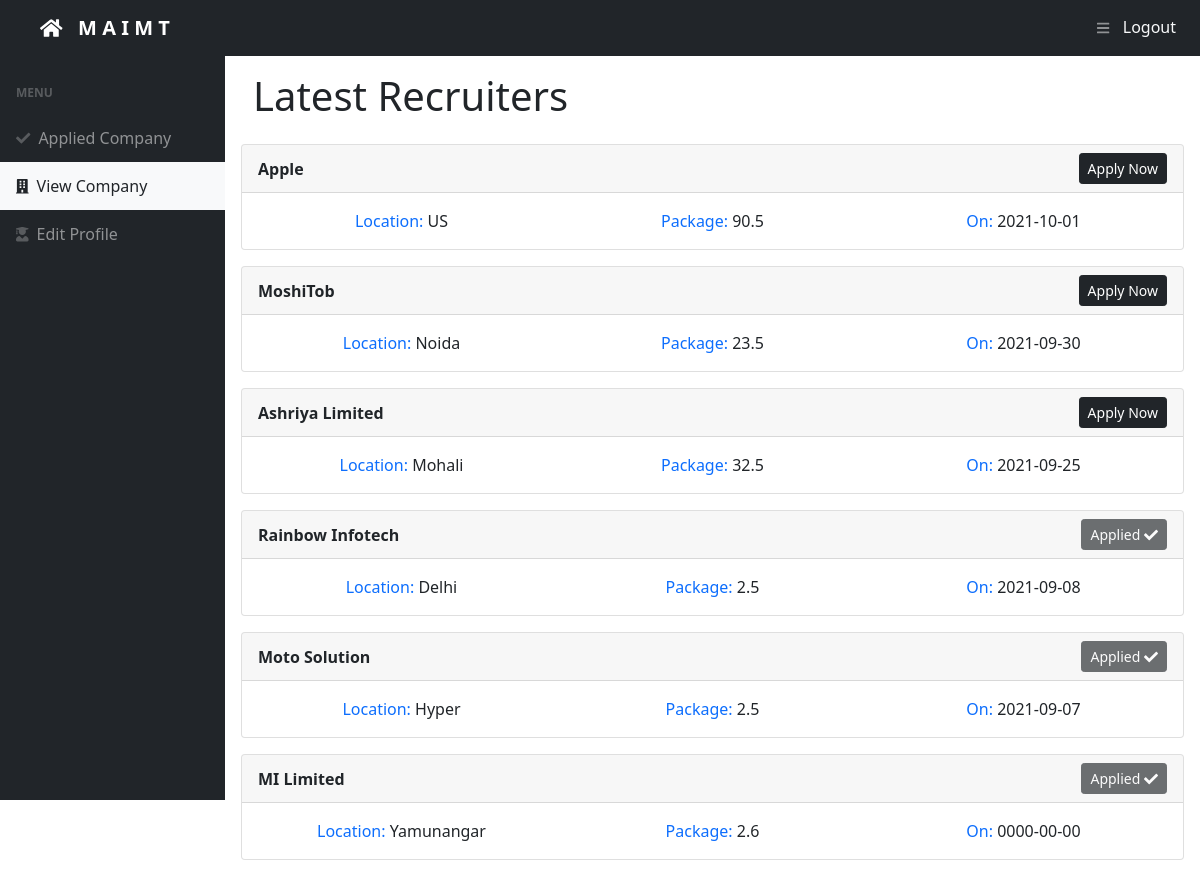
Screenshot of /dashboard/student/view.php (signed in) with the database file from the repository.
### tables this page shows
CREATE TABLE `company` (
  `id` mediumint(8) UNSIGNED NOT NULL,
  `name` varchar(100) NOT NULL,
  `package` varchar(5) NOT NULL,
  `location` varchar(100) NOT NULL,
  `date` date NOT NULL DEFAULT current_timestamp()
);

### dashboard/student/view.php (the view, shortened to what this page needs)
<?php
if (isset($_SESSION) && $_SESSION['login'] === true && $_SESSION['type'] === 'student') {
    require_once '../../config/db_con.php';
    $id = $_SESSION['id'];
    $q = "SELECT * FROM company order by date desc";
    $result = $con->query($q);
    $q = "SELECT company_id as cid FROM applied where student_id=$id";
    $result2 = $con->query($q);
    $applied = array();
    while ($row = $result2->fetch_assoc()) {
        array_push($applied, $row['cid']);
    }
} else exit(header("Location: ../../login.php")); ?>
<!DOCTYPE html>
<html lang="en">
<head>
    <link href="./css/styles.css" rel="stylesheet" />
</head>
<body class="sb-nav-fixed">
    <nav class="sb-topnav navbar navbar-expand navbar-dark bg-dark d-flex justify-content-between px-4">
        <a style="font-weight: 600;" class="navbar-brand ps-3" href="../../index.php"><i class="fas fa-home"></i> &nbsp; M A I M T</a>
        <div class="w-100 text-end">
            <button class="btn btn-link btn-sm order-1 order-lg-0 me-4 me-lg-0 " id="sidebarToggle" href="#!">
                <i class="fas fa-bars"></i>
            </button>
            <a class="text-decoration-none text-light" href="../../logout.php">Logout</a>
        </div>
    </nav>
    <div id="layoutSidenav">
        <div id="layoutSidenav_nav">
            <nav class="sb-sidenav accordion sb-sidenav-dark" id="sidenavAccordion">
                <div class="sb-sidenav-menu">
                    <div class="nav">
                        <div class="sb-sidenav-menu-heading">MENU</div>
                        <a class="nav-link " href="./index.php">
                            <div class="sb-nav-link-icon"><i class="fas fa-check"></i>
                            </div>
                            Applied Company
                        </a>
                        <a class="nav-link bg-light text-dark" href="#">
                            <div class="sb-nav-link-icon text-dark"><i class="fas fa-building"></i>
                            </div>
                            View Company
                        </a>
                        <a class="nav-link" href="./edit.php">
                            <div class="sb-nav-link-icon"><i class="fas fa-user-graduate"></i>
                            </div>
                            Edit Profile
                        </a>
                    </div>
                </div>
            </nav>
        </div>
        <div id="layoutSidenav_content">
            <main class="p-3">
                <div class="container-fluid">
                    <h1>Latest Recruiters</h1>
                    <div class="row my-3">
                        <?php while ($row = $result->fetch_assoc()) { ?>
                            <div class="card col-12 my-2">
                                <div class="card-header d-flex justify-content-between align-items-center">
                                    <div class="fs-6 fw-bold"><?php echo $row['name']; ?></div>
                                    <?php $flag = false;
                                    foreach ($applied as $aid) {
                                        if ($row['id'] == $aid) {
                                            $flag = true;
                                            break;
                                        }
                                    } ?>
                                    <?php if ($flag) { ?>
                                        <a href="#" class="btn btn-dark btn-sm disabled">Applied <i class="fas fa-check"></i></a>
                                    <?php } else { ?>
                                        <a href="./apply.php?cid=<?php echo $row['id']; ?>" class="btn btn-dark btn-sm">Apply Now</a>
                                    <?php } ?>
                                </div>
                                <div class="card-body row justify-content-between">
                                    <div class="col-sm-6 col-lg-4 fs-6 text-center">
                                        <span class="text-primary" style="font-weight: 500;">Location:</span> <?php echo $row['location']; ?>
                                    </div>
                                    <div class="col-sm-6 col-lg-4 fs-6 text-center">
                                        <span class="text-primary" style="font-weight: 500;">Package:</span> <?php echo $row['package']; ?>
                                    </div>
                                    <div class="col-sm-6 col-lg-4 fs-6 text-center">
                                        <span class="text-primary" style="font-weight: 500;">On:</span> <?php echo $row['date'] ?>
                                    </div>
                                </div>
                            </div>
                        <?php } ?>
                    </div>
                </div>
            </main>
        </div>
    </div>
</body>
</html>

### rows the page displays
company: name "Apple", location "US", package "90.5", date "2021-10-01"
company: name "MoshiTob", location "Noida", package "23.5", date "2021-09-30"
company: name "Ashriya Limited", location "Mohali", package "32.5", date "2021-09-25"
company: name "Rainbow Infotech", shows "Applied", location "Delhi", package "2.5", date "2021-09-08"
company: name "Moto Solution", shows "Applied", location "Hyper", package "2.5", date "2021-09-07"
company: name "MI Limited", shows "Applied", location "Yamunangar", package "2.6", date "0000-00-00"
